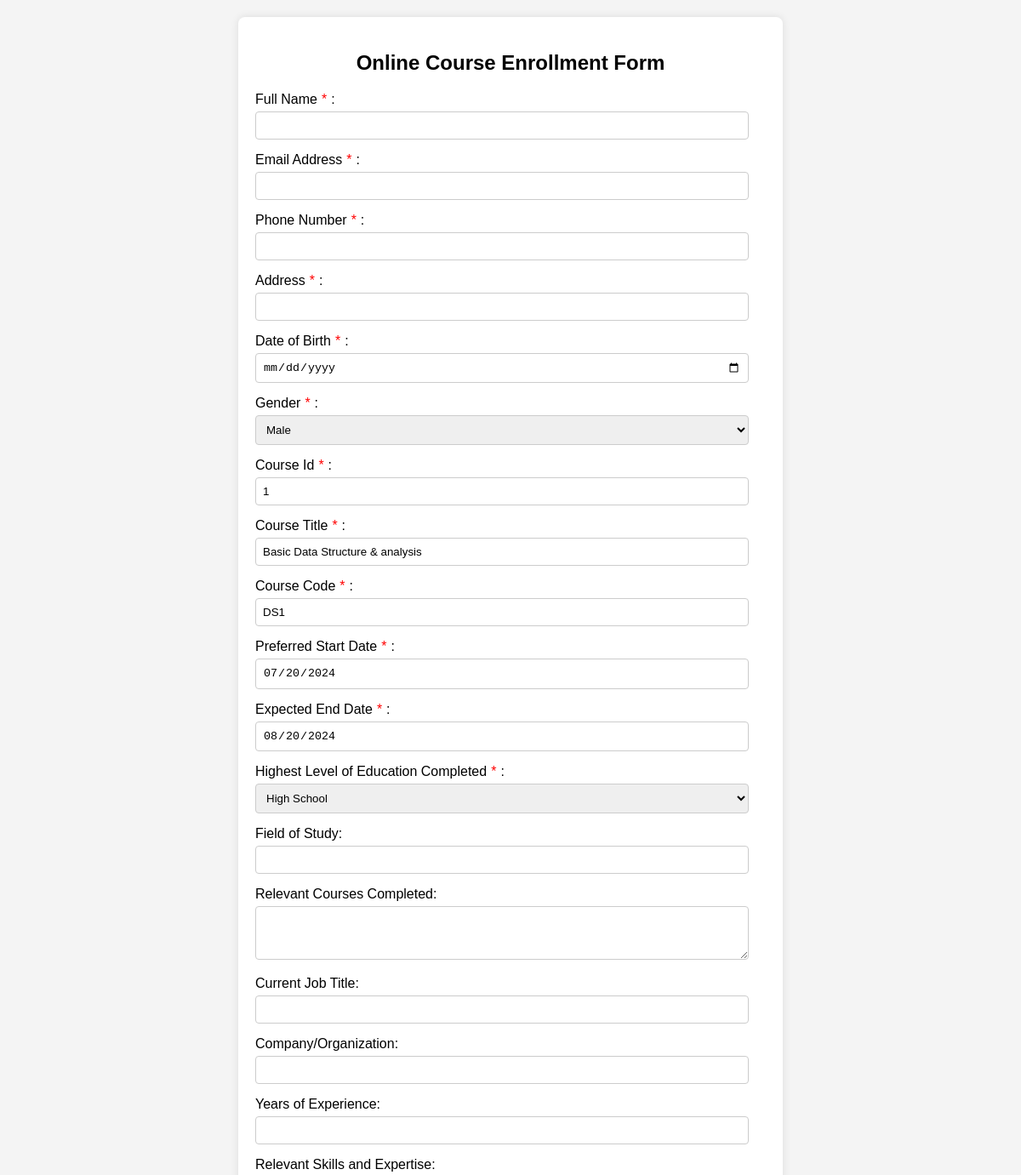
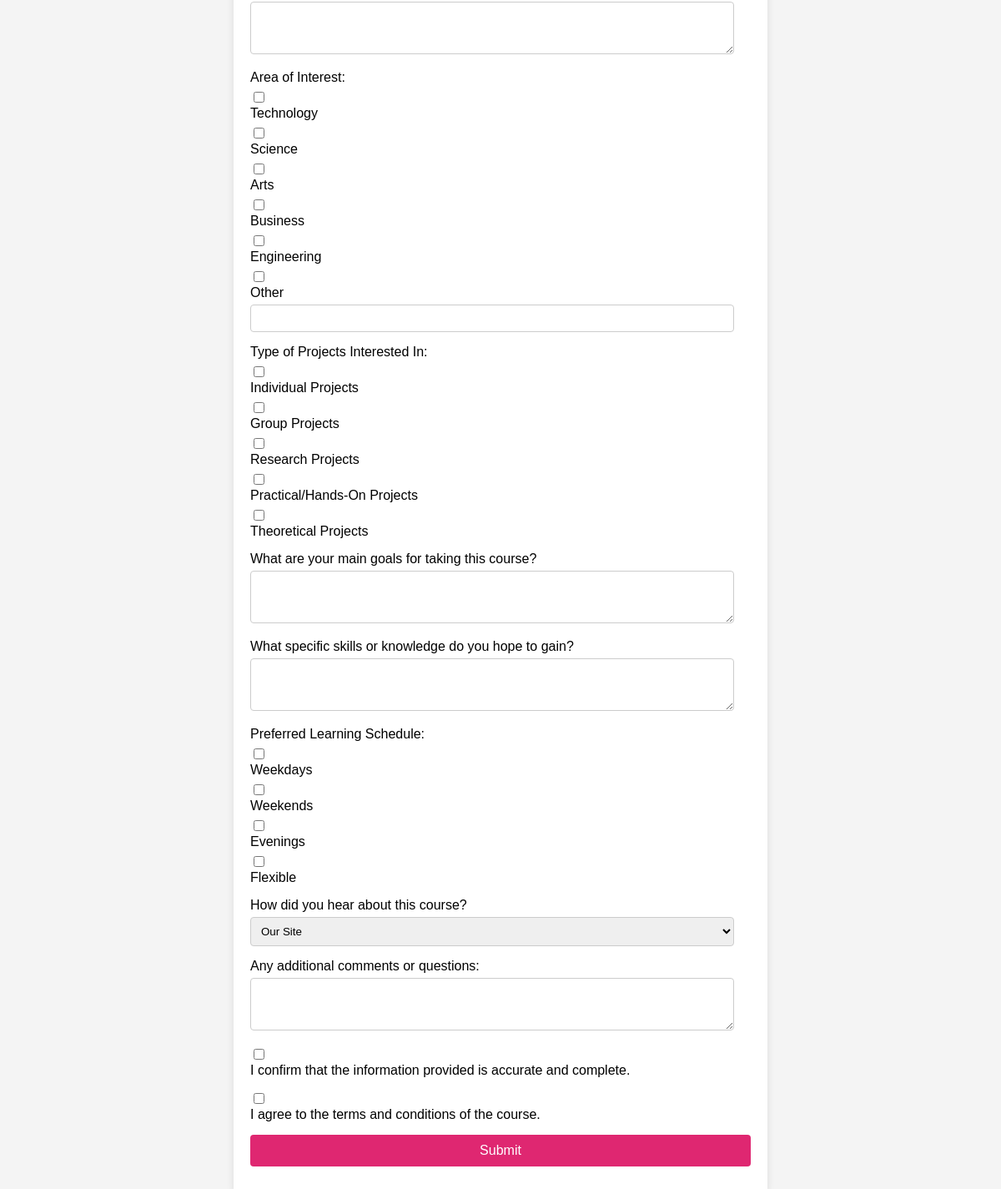
/services/courses/enroll_course.php?course_id=1, run on the app's committed database (2 pictures, top to bottom).
### tables this page shows
CREATE TABLE `courses` (
  `course_id` int(11) NOT NULL,
  `course_category` varchar(255) NOT NULL,
  `course_title` varchar(255) NOT NULL,
  `course_code` varchar(50) NOT NULL,
  `start_date` date NOT NULL,
  `end_date` date NOT NULL,
  `description` text DEFAULT NULL,
  `capacity` int(11) NOT NULL
);

### services/courses/enroll_course.php (the view, shortened to what this page needs)
<?php
include '../../include/db_connection.php';
$username=$_SESSION["username"];
$sql = "SELECT fullname,email FROM users where userid='$username'";
$result2 = mysqli_query($c, $sql);
$row2 = mysqli_fetch_assoc($result2);
$course_id=$_GET['course_id'];
$sql2 = "SELECT course_id, course_category, course_title, course_code, start_date, end_date, description, capacity FROM courses where course_id='$course_id'";
$result = mysqli_query($c, $sql2);
$row = mysqli_fetch_assoc($result);
?>
<!DOCTYPE html>
<html lang="en">
<head>
    <link rel="stylesheet" href="styles.css">
</head>
<body>
    <div class="form-container">
        <h2>Online Course Enrollment Form</h2>
        <form action="put_enrolled_data.php" method="post">
            <div class="form-group">
                <label for="fullName">Full Name<span class="required"></span>:</label>
                <input type="text" id="fullName" name="fullName" value="<?php echo $row2['fullname'];?>" required>
            </div>
            <div class="form-group">
                <label for="email">Email Address<span class="required"></span>:</label>
                <input type="email" id="email" name="email" value="<?php echo $row2['email'];?>" required>
            </div>
            <div class="form-group">
                <label for="phone">Phone Number<span class="required"></span>:</label>
                <input type="text" id="phone" name="phone" required>
            </div>
            <div class="form-group">
                <label for="address">Address<span class="required"></span>:</label>
                <input type="text" id="address" name="address" required>
            </div>
            <div class="form-group">
                <label for="dob">Date of Birth<span class="required"></span>:</label>
                <input type="date" id="dob" name="dob" required>
            </div>
            <div class="form-group">
                <label>Gender<span class="required"></span>:</label>
                <select id="gender" name="gender" required>
                    <option value="Male">Male</option>
                </select>
            </div>
            <div class="form-group">
                <label for="courseId">Course Id<span class="required"></span>:</label>
                <input type="text" id="courseId" name="courseId" value="<?php echo $row['course_id'];?>" required readonly>
            </div>
            <div class="form-group">
                <label for="courseTitle">Course Title<span class="required"></span>:</label>
                <input type="text" id="courseTitle" name="courseTitle" value="<?php echo $row['course_title'];?>" required readonly>
            </div>
            <div class="form-group">
                <label for="courseCode">Course Code<span class="required"></span>:</label>
                <input type="text" id="courseCode" name="courseCode" value="<?php echo $row['course_code'];?>" required readonly>
            </div>
            <div class="form-group">
                <label for="startDate">Preferred Start Date<span class="required"></span>:</label>
                <input type="date" id="startDate" name="startDate" value="<?php echo $row['start_date'];?>" required readonly>
            </div>
            <div class="form-group">
                <label for="endDate">Expected End Date<span class="required"></span>:</label>
                <input type="date" id="endDate" name="endDate" value="<?php echo $row['end_date'];?>" required readonly>
            </div>
            <div class="form-group">
                <label for="educationLevel">Highest Level of Education Completed<span class="required"></span>:</label>
                <select id="educationLevel" name="educationLevel" required>
                    <option value="High School">High School</option>
                </select>
            </div>
            <div class="form-group">
                <label for="fieldOfStudy">Field of Study:</label>
                <input type="text" id="fieldOfStudy" name="fieldOfStudy" >
            </div>
            <div class="form-group">
                <label for="relevantCourses">Relevant Courses Completed:</label>
                <textarea id="relevantCourses" name="relevantCourses" rows="3"></textarea>
            </div>
            <div class="form-group">
                <label for="jobTitle">Current Job Title:</label>
                <input type="text" id="jobTitle" name="jobTitle" >
            </div>
            <div class="form-group">
                <label for="company">Company/Organization:</label>
                <input type="text" id="company" name="company" >
            </div>
            <div class="form-group">
                <label for="experience">Years of Experience:</label>
                <input type="text" id="experience" name="experience" >
            </div>
            <div class="form-group">
                <label for="skills">Relevant Skills and Expertise:</label>
                <textarea id="skills" name="skills" rows="3"></textarea>
            </div>
            <div class="form-group">
                <label>Area of Interest:</label>
                <input type="checkbox" id="technology" name="interest[]" value="Technology">
                <label for="technology">Technology</label>
                <input type="checkbox" id="science" name="interest[]" value="Science">
                <label for="science">Science</label>
                <input type="checkbox" id="arts" name="interest[]" value="Arts">
                <label for="arts">Arts</label>
                <input type="checkbox" id="business" name="interest[]" value="Business">
                <label for="business">Business</label>
                <input type="checkbox" id="engineering" name="interest[]" value="Engineering">
                <label for="engineering">Engineering</label>
                <input type="checkbox" id="otherInterest" name="interest[]" value="Other">
                <label for="otherInterest">Other</label>
                <input type="text" id="otherInterestText" name="otherInterestText">
            </div>
            <div class="form-group">
                <label>Type of Projects Interested In:</label>
                <input type="checkbox" id="individual" name="projectType[]" value="Individual Projects">
                <label for="individual">Individual Projects</label>
                <input type="checkbox" id="group" name="projectType[]" value="Group Projects">
                <label for="group">Group Projects</label>
                <input type="checkbox" id="research" name="projectType[]" value="Research Projects">
                <label for="research">Research Projects</label>
                <input type="checkbox" id="practical" name="projectType[]" value="Practical/Hands-On Projects">
                <label for="practical">Practical/Hands-On Projects</label>
                <input type="checkbox" id="theoretical" name="projectType[]" value="Theoretical Projects">
                <label for="theoretical">Theoretical Projects</label>
            </div>
            <div class="form-group">
                <label for="learningGoals">What are your main goals for taking this course?</label>
                <textarea id="learningGoals" name="learningGoals" rows="3"></textarea>
            </div>
            <div class="form-group">
                <label for="skillsToGain">What specific skills or knowledge do you hope to gain?</label>
                <textarea id="skillsToGain" name="skillsToGain" rows="3"></textarea>
            </div>
            <div class="form-group">
                <label>Preferred Learning Schedule:</label>
                <input type="checkbox" id="weekdays" name="schedule[]" value="Weekdays">
                <label for="weekdays">Weekdays</label>
                <input type="checkbox" id="weekends" name="schedule[]" value="Weekends">
                <label for="weekends">Weekends</label>
                <input type="checkbox" id="evenings" name="schedule[]" value="Evenings">
                <label for="evenings">Evenings</label>
                <input type="checkbox" id="flexible" name="schedule[]" value="Flexible">
                <label for="flexible">Flexible</label>
            </div>
            <div class="form-group">
                <label for="referral">How did you hear about this course?</label>
                <select id="referral" name="referral" required>
                    <option value="Our Site">Our Site</option>
                </select>
            </div>
            <div class="form-group">
                <label for="comments">Any additional comments or questions:</label>
                <textarea id="comments" name="comments" rows="3"></textarea>
            </div>
            <div class="form-group">
                <input type="checkbox" id="confirm" name="confirm" required>
                <label for="confirm">I confirm that the information provided is accurate and complete.</label>
            </div>
            <div class="form-group">
                <input type="checkbox" id="agree" name="agree" required>
                <label for="agree">I agree to the terms and conditions of the course.</label>
            </div>
            <div class="form-group">
                <button type="submit">Submit</button>
            </div>
        </form>
    </div>
</body>
</html>

### services/courses/styles.css (style rules this page uses)
body { font-family: Arial, sans-serif; background-color: #f4f4f4; margin: 0; padding: 20px; }
.form-container { background-color: #fff; padding: 20px; border-radius: 8px; box-shadow: 0 0 10px rgba(0, 0, 0, 0.1); max-width: 600px; margin: auto; }
.form-container h2 { text-align: center; margin-bottom: 20px; }
.form-group { margin-bottom: 15px; }
.form-group label { display: block; margin-bottom: 5px; }
.form-group input[type="text"], .form-group input[type="email"], .form-group input[type="date"], .form-group input[type="number"], .form-group input[type="file"], .form-group textarea, .form-group select { width: calc(100% - 20px); padding: 8px; border: 1px solid #ccc; border-radius: 4px; box-sizing: border-box; }
.form-group input[type="radio"], .form-group input[type="checkbox"] { margin-right: 10px; }
.form-group textarea { resize: vertical; }
.required::after { content: "*"; color: red; margin-left: 5px; margin-right: 5px; }
.form-group button { display: block; width: 100%; padding: 10px; background-color: #DF2771; color: white; border: none; border-radius: 4px; font-size: 16px; cursor: pointer; }

### data on the page
courses: courseId "1", courseTitle "Basic Data Structure & analysis", courseCode "DS1", startDate "07/20/2024", endDate "08/20/2024"
